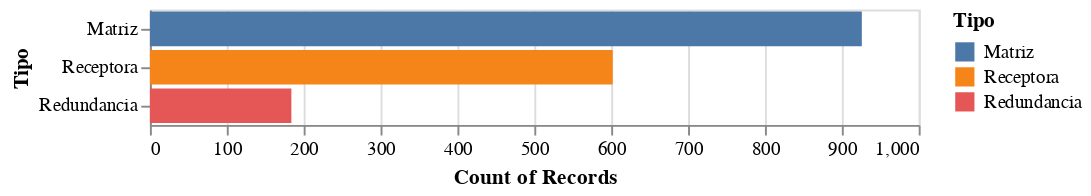

The notebook cell saved with this chart:
### Code cell
#visualización y creación de grafica de los diferentes tipos de tiendas.
tipos = alt.Chart(conjunto).mark_bar().encode(
    x=alt.X('count(Tienda):Q',stack='zero'),
    y=alt.Y('Tipo:N'),
    color=alt.Color('Tipo')
)

tipos

### Figure 1 — Vega-Lite specification as saved in the notebook (floating-point values rounded to 4 significant figures; data arrays with more than 128 entries replaced by an {"elided": "..."} marker saying what was removed)
{"config": {"view": {"continuousWidth": 400, "continuousHeight": 300}}, "data": {"name": "data-28292d30c3474f7b48b16707e720f376"}, "mark": "bar", "encoding": {"color": {"field": "Tipo", "type": "nominal"}, "x": {"aggregate": "count", "field": "Tienda", "stack": "zero", "type": "quantitative"}, "y": {"field": "Tipo", "type": "nominal"}}, "$schema": "https://vega.github.io/schema/vega-lite/v4.17.0.json", "datasets": {"data-28292d30c3474f7b48b16707e720f376": {"elided": "1712 records"}}}
